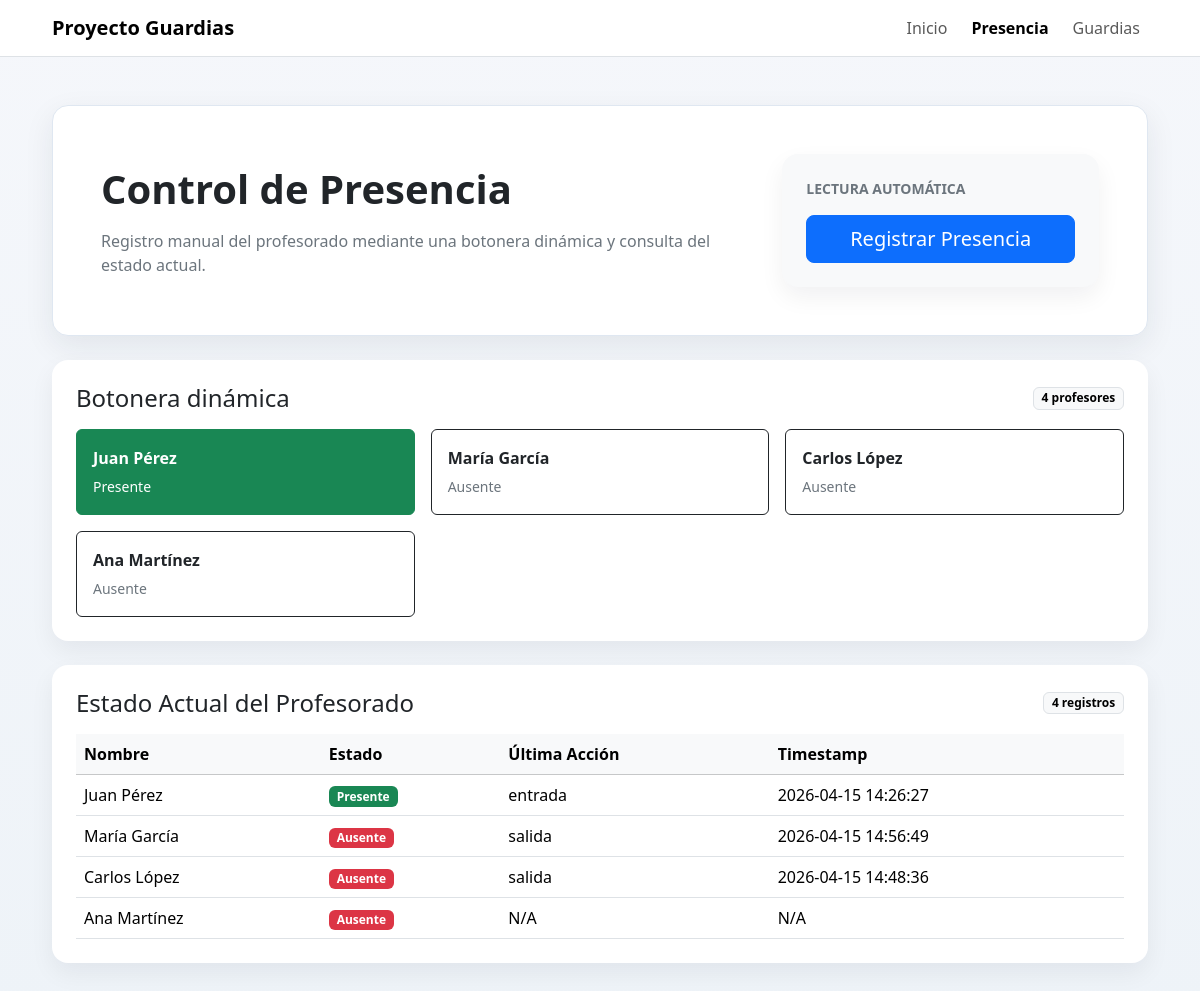
The app's page /presencia, older data.
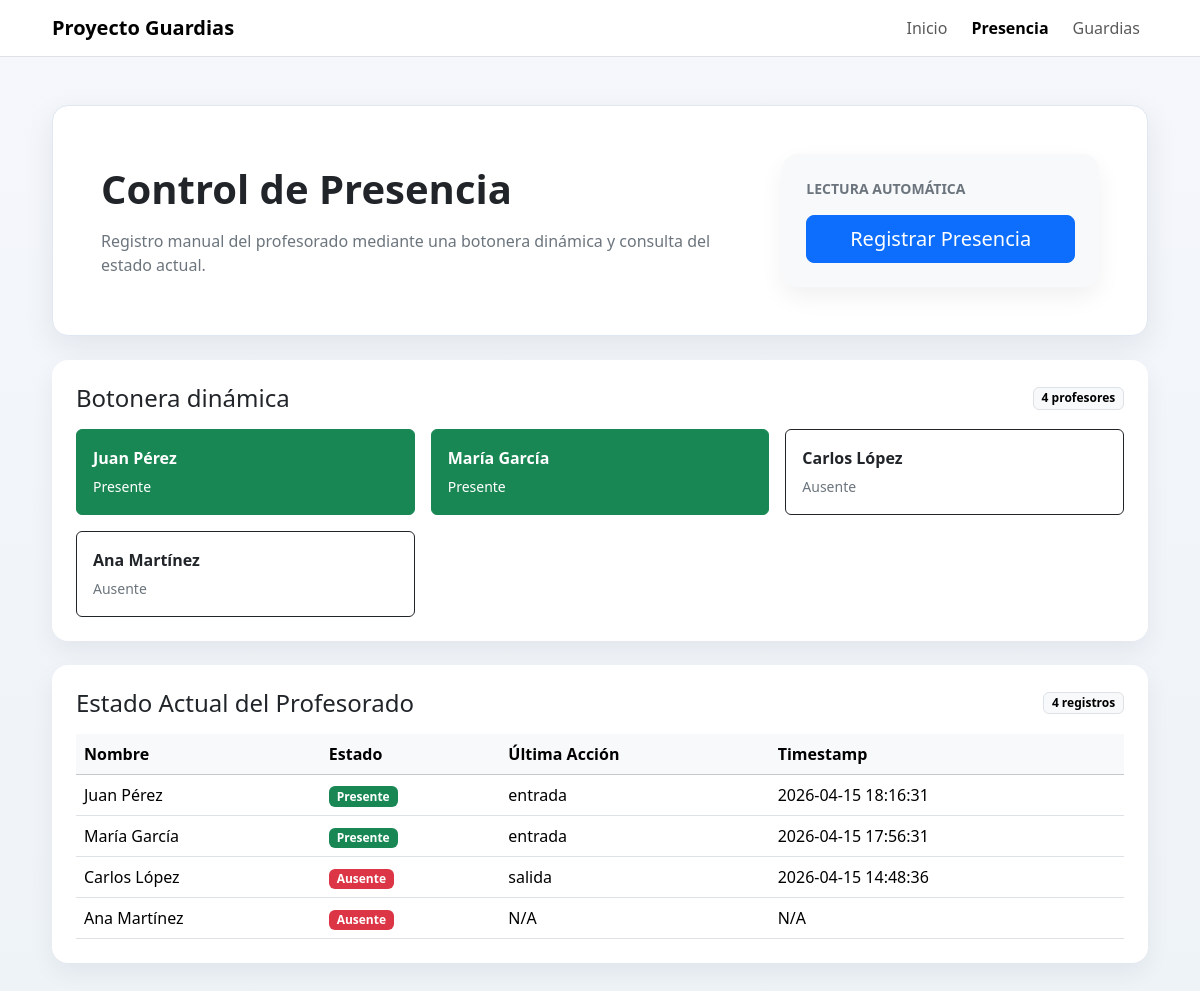
The same page, newer data.
### tables this page shows
CREATE TABLE profesores (
    id INTEGER PRIMARY KEY AUTOINCREMENT,
    nombre TEXT NOT NULL,
    rfid TEXT,
    huella_id TEXT,
    face_id TEXT,
    activo INTEGER DEFAULT 1,
    guardias_acumuladas INTEGER DEFAULT 0,
    guardias_semana INTEGER DEFAULT 0
);

CREATE TABLE presencia (
    id INTEGER PRIMARY KEY AUTOINCREMENT,
    profesor_id INTEGER,
    timestamp DATETIME DEFAULT CURRENT_TIMESTAMP,
    tipo TEXT,   -- 'entrada' o 'salida'
    FOREIGN KEY (profesor_id) REFERENCES profesores(id)
);

### app.py (the view)
@app.route("/presencia")
def vista_presencia():
    estado = obtener_estado_actual(_obtener_db_path())
    return render_template("presencia.html", estado=estado)

### app.py (called while the page is built)
def _obtener_db_path():
    return app.config.get("DB_PATH", "ies.db")

### modules/db/db_manager.py (called while the page is built)
    def get_connection(self):
        return sqlite3.connect(self.db_path)

    def get_profesores(self):
        conn = self.get_connection()
        cursor = conn.cursor()
        cursor.execute("SELECT * FROM profesores WHERE activo = 1")
        rows = cursor.fetchall()
        conn.close()
        return [Profesor(*row) for row in rows]

    def get_presencias_hoy(self):
        from datetime import datetime
        hoy = datetime.now().strftime("%Y-%m-%d")
        conn = self.get_connection()
        cursor = conn.cursor()
        cursor.execute("""
            SELECT * FROM presencia
            WHERE date(timestamp) = ?
            ORDER BY profesor_id, timestamp
        """, (hoy,))
        rows = cursor.fetchall()
        conn.close()
        return [Presencia(*row) for row in rows]

### modules/presencia/registro.py (called while the page is built)
def obtener_estado_actual(db_path="ies.db"):
    db_manager = DBManager(db_path)
    profesores = db_manager.get_profesores()
    presencias_hoy = db_manager.get_presencias_hoy()
    estado = {}
    for profesor in profesores:
        presencias_profesor = sorted([p for p in presencias_hoy if p.profesor_id == profesor.id],
                                   key=lambda p: p.timestamp)
        presente = bool(presencias_profesor) and presencias_profesor[-1].tipo == 'entrada'
        estado[profesor.id] = {
            'nombre': profesor.nombre,
            'presente': presente,
            'ultima_accion': presencias_profesor[-1].tipo if presencias_profesor else None,
            'timestamp': presencias_profesor[-1].timestamp if presencias_profesor else None
        }
    return estado

### templates/presencia.html (shortened to what this page needs)
<!DOCTYPE html>
<html lang="es">
<head>
    <link href="https://cdn.jsdelivr.net/npm/bootstrap@5.3.3/dist/css/bootstrap.min.css" rel="stylesheet">
</head>
<body>
    <nav class="navbar navbar-expand-lg bg-white border-bottom sticky-top">
        <div class="container app-shell">
            <a class="navbar-brand fw-semibold" href="{{ url_for('index') }}">Proyecto Guardias</a>
            <div class="collapse navbar-collapse" id="mainNav">
                <div class="navbar-nav ms-auto gap-lg-2">
                    <a class="nav-link" href="{{ url_for('index') }}">Inicio</a>
                    <a class="nav-link active fw-semibold" href="{{ url_for('vista_presencia') }}">Presencia</a>
                    <a class="nav-link" href="{{ url_for('vista_guardias') }}">Guardias</a>
                </div>
            </div>
        </div>
    </nav>
    <main class="container app-shell py-4 py-lg-5">
        <section class="page-hero p-4 p-lg-5 mb-4">
            <div class="row g-4 align-items-center">
                <div class="col-lg-8">
                    <h1 class="display-6 fw-semibold mb-3">Control de Presencia</h1>
                    <p class="text-secondary mb-0">Registro manual del profesorado mediante una botonera dinámica y consulta del estado actual.</p>
                </div>
                <div class="col-lg-4">
                    <div class="card content-card bg-body-tertiary">
                        <div class="card-body p-4">
                            <p class="text-uppercase text-secondary small fw-semibold mb-3">Lectura automática</p>
                            <form action="{{ url_for('registrar') }}" method="post" class="d-grid">
                                <button class="btn btn-primary btn-lg" type="submit">Registrar Presencia</button>
                            </form>
                        </div>
                    </div>
                </div>
            </div>
        </section>
        <section class="card stat-card mb-4">
            <div class="card-body p-4">
                <div class="d-flex justify-content-between align-items-center mb-3 flex-wrap gap-2">
                    <h2 class="h4 mb-0">Botonera dinámica</h2>
                    <span class="badge text-bg-light border">{{ estado|length }} profesores</span>
                </div>
                <div class="row g-3">
                    {% for profesor_id, info in estado.items() %}
                    <div class="col-md-6 col-xl-4">
                        <form action="{{ url_for('registrar') }}" method="post" class="h-100">
                            <button class="btn {% if info.presente %}btn-success{% else %}btn-outline-dark{% endif %} w-100 h-100 text-start p-3" type="submit">
                                <span class="d-block fw-semibold mb-1">{{ info.nombre }}</span>
                                <span class="small {% if info.presente %}text-white{% else %}text-secondary{% endif %}">
                                    {% if info.presente %}Presente{% else %}Ausente{% endif %}
                                </span>
                            </button>
                        </form>
                    </div>
                    {% else %}
                    <div class="col-12">
                        <div class="text-center text-secondary py-3">No hay profesores disponibles para registrar.</div>
                    </div>
                    {% endfor %}
                </div>
            </div>
        </section>
        <section class="card stat-card">
            <div class="card-body p-4">
                <div class="d-flex justify-content-between align-items-center mb-3 flex-wrap gap-2">
                    <h2 class="h4 mb-0">Estado Actual del Profesorado</h2>
                    <span class="badge text-bg-light border">{{ estado|length }} registros</span>
                </div>
                <div class="table-responsive">
                    <table class="table table-hover align-middle mb-0">
                        <thead class="table-light">
                            <tr>
                                <th>Nombre</th>
                                <th>Estado</th>
                                <th>Última Acción</th>
                                <th>Timestamp</th>
                            </tr>
                        </thead>
                        <tbody>
                            {% for profesor_id, info in estado.items() %}
                            <tr>
                                <td class="fw-medium">{{ info.nombre }}</td>
                                <td>
                                    <span class="badge {% if info.presente %}text-bg-success{% else %}text-bg-danger{% endif %}">
                                        {% if info.presente %}Presente{% else %}Ausente{% endif %}
                                    </span>
                                </td>
                                <td>{{ info.ultima_accion or 'N/A' }}</td>
                                <td>{{ info.timestamp or 'N/A' }}</td>
                            </tr>
                            {% else %}
                            <tr>
                                <td colspan="4" class="text-center text-secondary py-4">No hay registros de presencia para mostrar.</td>
                            </tr>
                            {% endfor %}
                        </tbody>
                    </table>
                </div>
            </div>
        </section>
    </main>
</body>
</html>

### templates/presencia.html (style rules this page uses)
body { background: linear-gradient(180deg, #f5f7fb 0%, #eef3f8 100%); min-height: 100vh; }
.app-shell { max-width: 1120px; }
.page-hero { background: #ffffff; border: 1px solid #dfe7f1; border-radius: 1rem; box-shadow: 0 10px 30px rgba(31, 41, 55, 0.08); }
.stat-card, .content-card { border: 0; border-radius: 1rem; box-shadow: 0 10px 24px rgba(15, 23, 42, 0.06); }

Row changes from the older to the newer data that the page shows:
no longer on this page (row unchanged): presencia: tipo "entrada", timestamp "2026-04-15 14:26:27"
no longer on this page (row unchanged): presencia: tipo "salida", timestamp "2026-04-15 14:56:49"
added presencia: tipo "entrada", timestamp "2026-04-15 18:16:31"
added presencia: tipo "entrada", timestamp "2026-04-15 17:56:31"
Text that changed along with them:
list line gone: "Ausente"
new list line: "Presente"
new list line: "Juan Pérez"
new list line: "María García"
list line gone: "Juan Pérez"
list line gone: "Presente"
list line gone: "María García"
